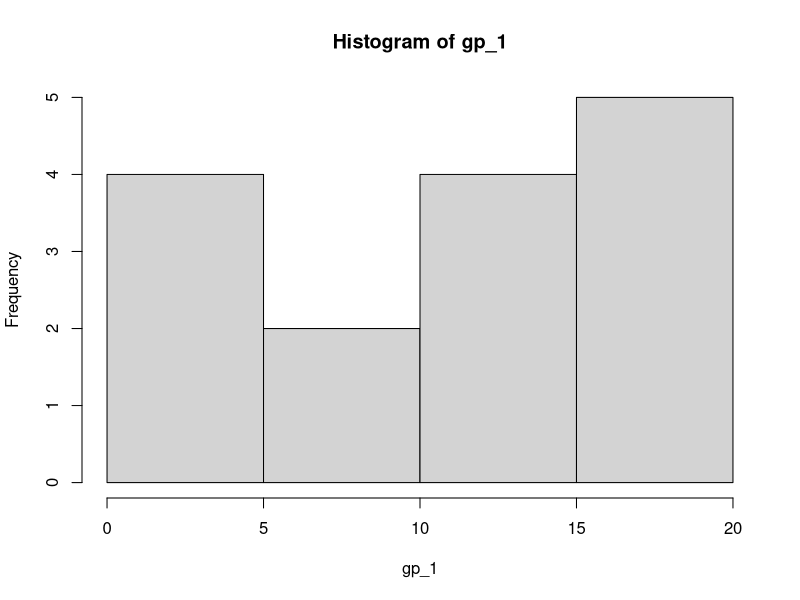
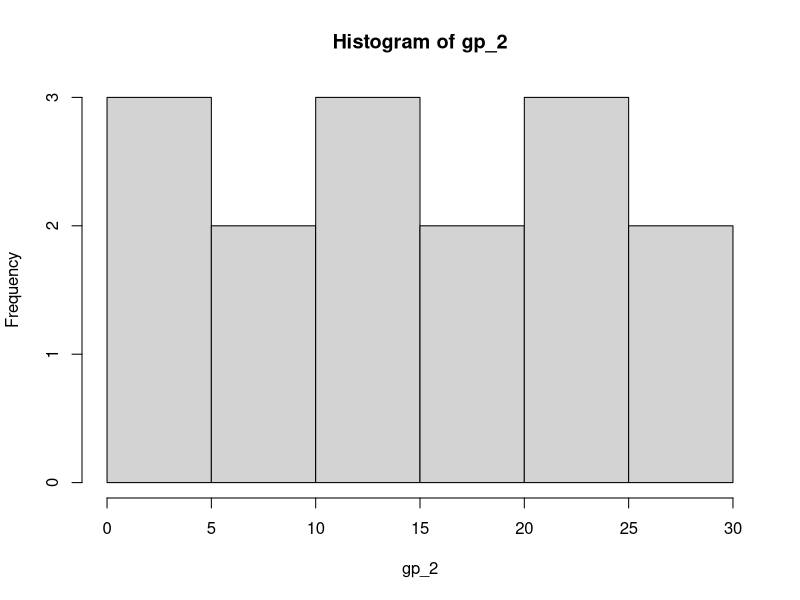
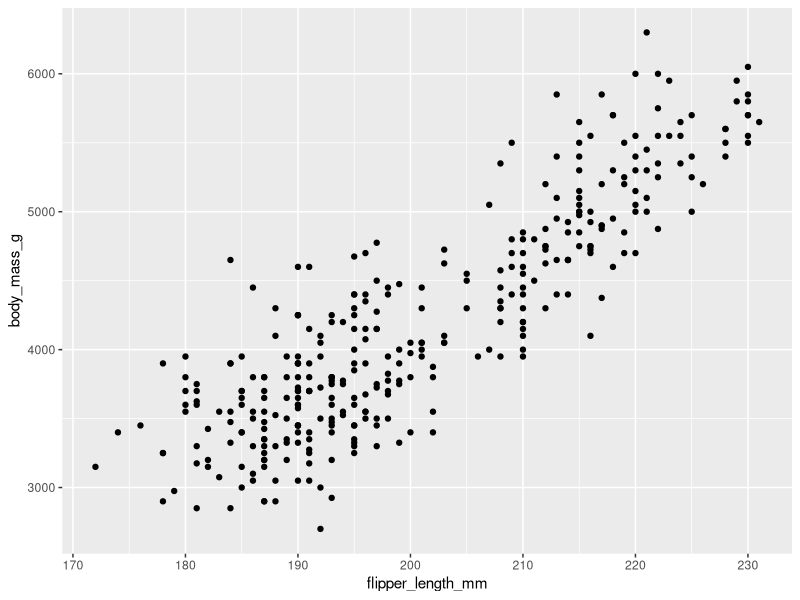

Source code (R) for these figures, in order:
## ---- chunk 1
knitr::opts_chunk$set(echo = TRUE)
library(tidyverse)
library(palmerpenguins)
library(ggpubr)
library(broom)
## ---- chunk 2
set.seed(1414)
gp_1 <- sample.int(20, size = 15, replace = TRUE)

set.seed(1424)
gp_2 <- sample.int(30, size = 15, replace = TRUE)

## ---- chunk 3
hist(gp_1)
hist(gp_2)
## ---- chunk 4
my_mwu <- wilcox.test(gp_1, gp_2)
## ---- chunk 5
ggplot(data = penguins, aes(x = flipper_length_mm, y = body_mass_g)) +
  geom_point()
## ---- chunk 6
# Linear model, stored as penguin_lm:
penguin_lm <- lm(body_mass_g ~flipper_length_mm, data = penguins)

# Return the complete overview:
summary(penguin_lm)
## ---- chunk 7
penguin_lm_tidy <- broom::tidy(penguin_lm)

# get the intercept:
penguin_int <- penguin_lm_tidy$estimate[1]
penguin_int
## ---- chunk 8
# flipper_length coefficient:
penguin_coef <- penguin_lm_tidy$estimate[2]
penguin_coef
## ---- chunk 9
# metrics at a glance:

penguin_lm_out <- broom::glance(penguin_lm)
penguin_lm_out


